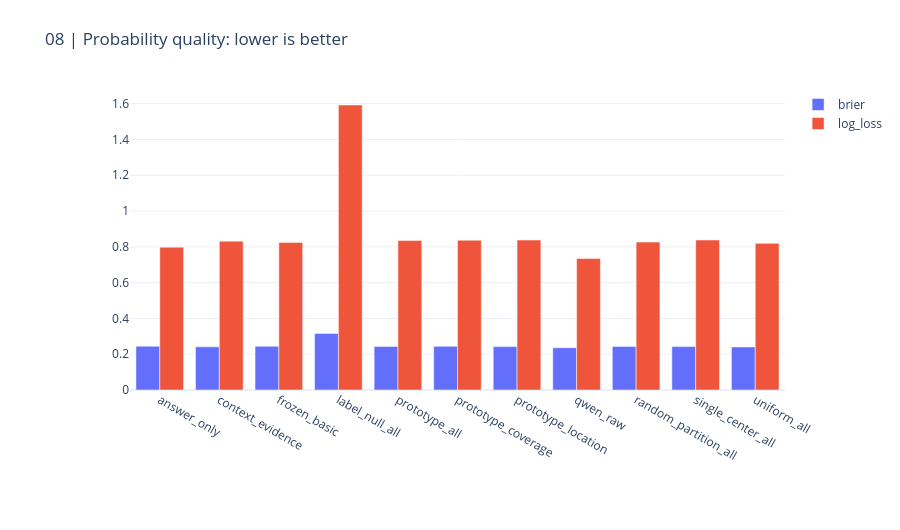

Notebook source saved alongside this figure:
### Markdown cell above
## 6. Probability quality and metric definitions

Macro policy AUC, raw pooled AUC and within-policy-ranked pooled AUC are different diagnostics. None is a new hidden evaluation score.

### Code cell
display(pd.DataFrame(RESULT["pooled_metrics"]))
CHARTS[7].show(renderer="plotly_mimetype")

### Figure 1 — Plotly figure (JSON) as saved in the notebook; plotly's stock layout.template omitted (floating-point values rounded to 4 significant figures)
{"data": [{"name": "brier", "type": "bar", "x": ["answer_only", "context_evidence", "frozen_basic", "label_null_all", "prototype_all", "prototype_coverage", "prototype_location", "qwen_raw", "random_partition_all", "single_center_all", "uniform_all"], "y": [0.2446, 0.2412, 0.2444, 0.316, 0.2435, 0.2442, 0.2425, 0.2359, 0.2437, 0.2426, 0.2408]}, {"name": "log_loss", "type": "bar", "x": ["answer_only", "context_evidence", "frozen_basic", "label_null_all", "prototype_all", "prototype_coverage", "prototype_location", "qwen_raw", "random_partition_all", "single_center_all", "uniform_all"], "y": [0.798, 0.8318, 0.8244, 1.592, 0.8352, 0.8366, 0.8377, 0.7349, 0.8264, 0.8379, 0.8193]}], "layout": {"barmode": "group", "height": 530, "margin": {"b": 140, "l": 130, "r": 35, "t": 90}, "title": {"text": "08 | Probability quality: lower is better"}, "xaxis": {"automargin": true}, "yaxis": {"automargin": true}}}
